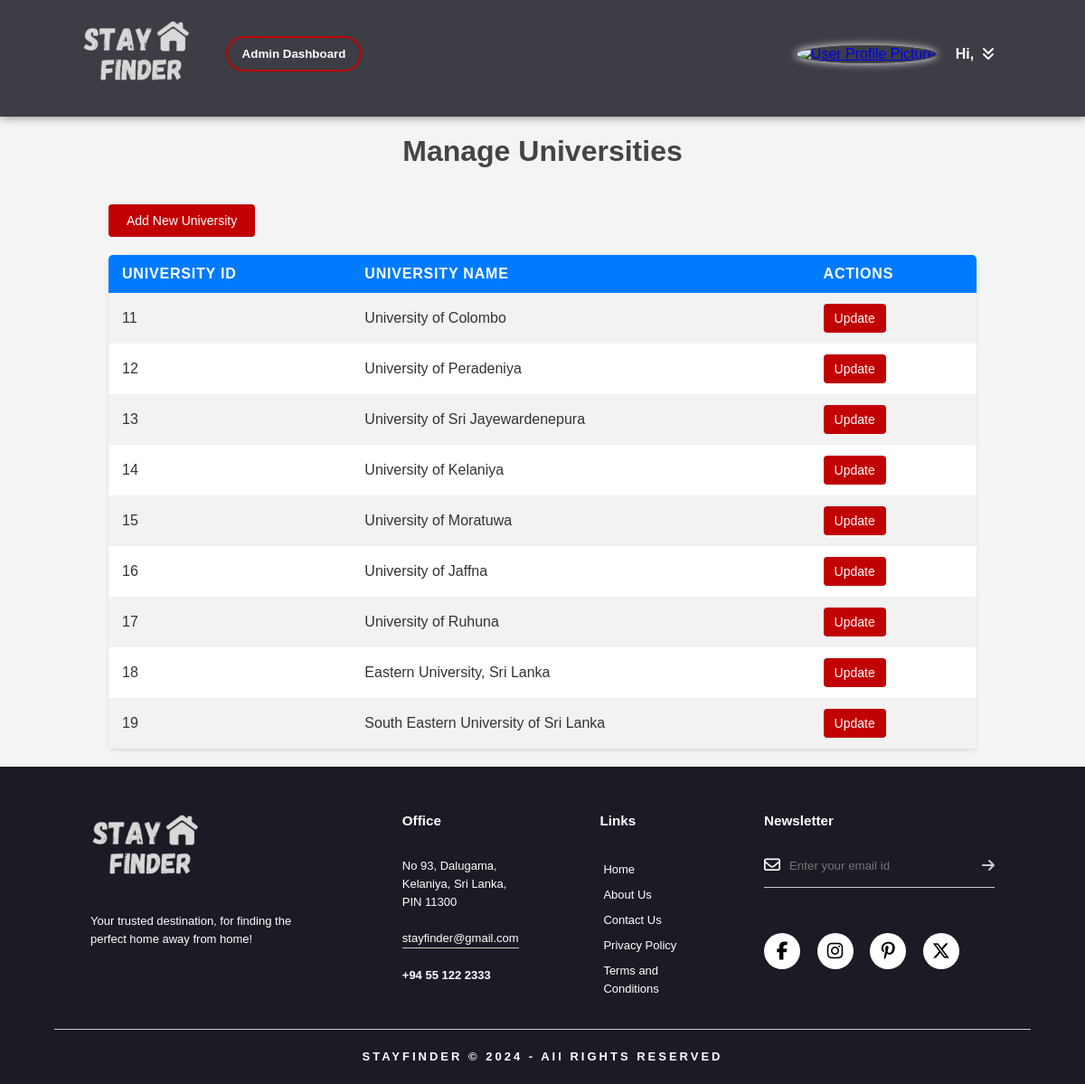
Page /admin/add_new_uni.php (signed in) on the committed database.
### tables this page shows
CREATE TABLE `nearestuni` (
  `uni_id` int(11) NOT NULL,
  `uni_name` varchar(255) DEFAULT NULL
);

### admin/add_new_uni.php (the view, shortened to what this page needs)
<?php
include_once "../dbconnect.php";
$sql = "SELECT * FROM nearestuni";
$data_set = mysqli_query($connect, $sql);
?>
<!DOCTYPE html>
<html lang="en">
<head>
    <link rel="stylesheet" href="admin-css/university-style.css">
    <link rel="stylesheet" href="admin-css/header.css">
    <link rel="stylesheet" href="admin-css/footer.css">
</head>
<body>
<?php include "header.php"; ?>
    <div class="container">
        <div class="container-head">
            <h1>Manage Universities</h1>
            <button class="add-button" onclick="openAddModal()">Add New University</button>
        </div>
        <div class="table-div">
            <table class="university-table">
                <tr>
                    <th>University ID</th>
                    <th>University Name</th>
                    <th>Actions</th>
                </tr>
                <?php while ($row = mysqli_fetch_assoc($data_set)): ?>
                    <tr>
                        <td><?php echo htmlspecialchars($row['uni_id']); ?></td>
                        <td><?php echo htmlspecialchars($row['uni_name']); ?></td>
                        <td>
                            <button class="update-button" onclick="openUpdateModal('<?php echo $row['uni_id']; ?>', '<?php echo htmlspecialchars($row['uni_name']); ?>')">Update</button>
                        </td>
                    </tr>
                <?php endwhile; ?>
            </table>
        </div>
    </div>
    <?php include "footer.php"; ?>
</body>
</html>

### admin/admin-css/university-style.css (style rules this page uses)
* { margin: 0; padding: 0; font-family: sans-serif; }
body { background-color: #f4f4f4; color: #333; }
h1 { text-align: center; color: #444; margin-bottom: 20px; }
.container { padding: 20px; width: 80%; margin: auto; }
.university-table { width: 100%; border-collapse: collapse; margin: 0 auto; box-shadow: 0 2px 4px rgba(0, 0, 0, 0.1); background-color: #fff; border-radius: 5px; overflow: hidden; }
.university-table th, .university-table td { padding: 12px 15px; text-align: left; }
.university-table th { background-color: #007bff; color: #fff; text-transform: uppercase; letter-spacing: 0.05em; }
.university-table tr:nth-child(even) { background-color: #f2f2f2; }
.add-button, .update-button { padding: 8px 12px; border: none; border-radius: 4px; cursor: pointer; font-size: 14px; transition: background-color 0.3s ease; }
.add-button { margin: 20px 0; padding: 10px 20px; background-color: #c10101; color: white; }
.update-button { background-color: #c10101; color: #fff; }

### rows in the picture
nearestuni: uni_id "11", uni_name "University of Colombo"
nearestuni: uni_id "12", uni_name "University of Peradeniya"
nearestuni: uni_id "13", uni_name "University of Sri Jayewardenepura"
nearestuni: uni_id "14", uni_name "University of Kelaniya"
nearestuni: uni_id "15", uni_name "University of Moratuwa"
nearestuni: uni_id "16", uni_name "University of Jaffna"
nearestuni: uni_id "17", uni_name "University of Ruhuna"
nearestuni: uni_id "18", uni_name "Eastern University, Sri Lanka"
nearestuni: uni_id "19", uni_name "South Eastern University of Sri Lanka"
